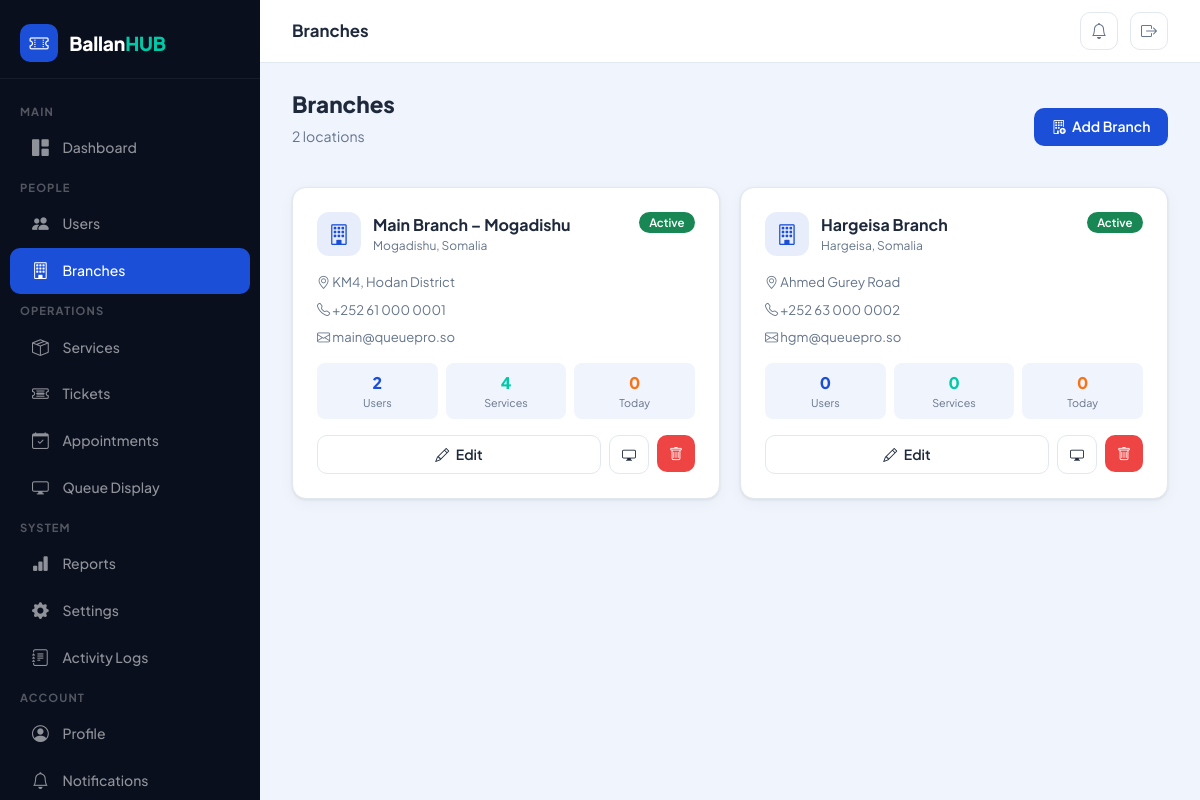
/admin/branches.php (signed in), run on the app's committed database.
### tables this page shows
CREATE TABLE `branches` (
  `id` INT UNSIGNED NOT NULL AUTO_INCREMENT,
  `name` VARCHAR(150) NOT NULL,
  `address` TEXT,
  `phone` VARCHAR(30),
  `email` VARCHAR(150),
  `city` VARCHAR(100),
  `country` VARCHAR(100) DEFAULT 'Somalia',
  `status` ENUM('active','inactive') DEFAULT 'active',
  `created_at` TIMESTAMP DEFAULT CURRENT_TIMESTAMP,
  `updated_at` TIMESTAMP DEFAULT CURRENT_TIMESTAMP ON UPDATE CURRENT_TIMESTAMP,
  PRIMARY KEY (`id`),
  INDEX `idx_status` (`status`)
);

### admin/branches.php (the view, shortened to what this page needs)
<?php
$pdo = db();
$branches = $pdo->query(
    "SELECT b.*,
            (SELECT COUNT(*) FROM users u WHERE u.branch_id=b.id) AS user_count,
            (SELECT COUNT(*) FROM services s WHERE s.branch_id=b.id AND s.status='active') AS service_count,
            (SELECT COUNT(*) FROM tickets t WHERE t.branch_id=b.id AND DATE(t.created_at)=CURDATE()) AS today_tickets
     FROM branches b ORDER BY b.id"
)->fetchAll();
require_once __DIR__ . '/../views/partials/header.php';
?>
<div style="display:flex;align-items:center;justify-content:space-between;margin-bottom:1.5rem">
  <div>
    <h1 style="font-size:1.4rem;font-weight:800">Branches</h1>
    <p style="color:var(--muted);font-size:.88rem"><?= count($branches) ?> locations</p>
  </div>
  <button class="btn-brand" data-bs-toggle="modal" data-bs-target="#branchModal" onclick="resetForm()">
    <i class="bi bi-building-add"></i> Add Branch
  </button>
</div>
<div style="display:grid;grid-template-columns:repeat(auto-fill,minmax(300px,1fr));gap:1.25rem">
  <?php foreach ($branches as $b): ?>
  <div class="panel" style="margin-bottom:0">
    <div class="panel-body">
      <div style="display:flex;align-items:flex-start;justify-content:space-between;margin-bottom:1rem">
        <div style="display:flex;align-items:center;gap:.75rem">
          <div style="width:44px;height:44px;background:rgba(27,79,216,.1);border-radius:12px;
                      display:grid;place-items:center;font-size:1.3rem;color:var(--brand)">
            <i class="bi bi-building"></i>
          </div>
          <div>
            <div style="font-weight:700"><?= e($b['name']) ?></div>
            <div style="font-size:.75rem;color:var(--muted)"><?= e($b['city']) ?>, <?= e($b['country']) ?></div>
          </div>
        </div>
        <?= statusBadge($b['status']) ?>
      </div>
      <?php if ($b['address']): ?>
      <div style="font-size:.82rem;color:var(--muted);margin-bottom:.5rem">
        <i class="bi bi-geo-alt"></i> <?= e($b['address']) ?>
      </div>
      <?php endif; ?>
      <?php if ($b['phone']): ?>
      <div style="font-size:.82rem;color:var(--muted);margin-bottom:.5rem">
        <i class="bi bi-telephone"></i> <?= e($b['phone']) ?>
      </div>
      <?php endif; ?>
      <?php if ($b['email']): ?>
      <div style="font-size:.82rem;color:var(--muted);margin-bottom:1rem">
        <i class="bi bi-envelope"></i> <?= e($b['email']) ?>
      </div>
      <?php endif; ?>
      <div style="display:grid;grid-template-columns:repeat(3,1fr);gap:.5rem;margin-bottom:1rem">
        <div style="text-align:center;background:var(--bg);border-radius:8px;padding:.5rem">
          <div style="font-weight:800;color:var(--brand)"><?= $b['user_count'] ?></div>
          <div style="font-size:.67rem;color:var(--muted)">Users</div>
        </div>
        <div style="text-align:center;background:var(--bg);border-radius:8px;padding:.5rem">
          <div style="font-weight:800;color:var(--accent)"><?= $b['service_count'] ?></div>
          <div style="font-size:.67rem;color:var(--muted)">Services</div>
        </div>
        <div style="text-align:center;background:var(--bg);border-radius:8px;padding:.5rem">
          <div style="font-weight:800;color:#f97316"><?= $b['today_tickets'] ?></div>
          <div style="font-size:.67rem;color:var(--muted)">Today</div>
        </div>
      </div>
      <div style="display:flex;gap:.5rem">
        <button class="btn-ghost" style="flex:1;justify-content:center"
                onclick='openEdit(<?= htmlspecialchars(json_encode($b), ENT_QUOTES) ?>)'>
          <i class="bi bi-pencil"></i> Edit
        </button>
        <a href="queue-display.php?branch=<?= $b['id'] ?>" class="btn-ghost" target="_blank"
           style="padding:.5rem .75rem" title="Live Display">
          <i class="bi bi-display"></i>
        </a>
        <form method="POST" onsubmit="return confirm('Delete branch and all its data?')">
          <button type="submit" class="btn-danger" style="padding:.5rem .75rem"><i class="bi bi-trash"></i></button>
        </form>
      </div>
    </div>
  </div>
  <?php endforeach; ?>
</div>
<?php
require_once __DIR__ . '/../views/partials/footer.php';
?>

### helpers/functions.php (shortened to what this page needs)
<?php
function e(mixed $value): string {
    return htmlspecialchars((string)$value, ENT_QUOTES | ENT_SUBSTITUTE, 'UTF-8');
}
function statusBadge(string $status): string {
    $map = [
        'waiting'     => ['bg-warning text-dark', 'Waiting'],
        'called'      => ['bg-info text-dark',    'Called'],
        'in_progress' => ['bg-primary',           'In Progress'],
        'completed'   => ['bg-success',           'Completed'],
        'cancelled'   => ['bg-danger',            'Cancelled'],
        'no_show'     => ['bg-secondary',         'No Show'],
        'pending'     => ['bg-warning text-dark', 'Pending'],
        'confirmed'   => ['bg-success',           'Confirmed'],
        'rescheduled' => ['bg-info text-dark',    'Rescheduled'],
        'active'      => ['bg-success',           'Active'],
        'inactive'    => ['bg-secondary',         'Inactive'],
        'blocked'     => ['bg-danger',            'Blocked'],
    ];
    [$cls, $label] = $map[$status] ?? ['bg-secondary', ucfirst($status)];
    return '<span class="badge ' . $cls . '">' . $label . '</span>';
}

### views/partials/header.php (style rules this page uses)
:root { --brand: #1B4FD8; --brand-dk: #1239a3; --brand-lt: #dbeafe; --accent: #00C9A7; --danger: #ef4444; --warning: #f59e0b; --success: #10b981; --bg: #F0F4FD; --surface: #FFFFFF; --sidebar-bg: #0A0F1E; --sidebar-w: 260px; --text: #1e293b; --muted: #64748b; --border: #e2e8f0; --radius: 14px; --shadow: 0 1px 3px rgba(0,0,0,.08), 0 4px 16px rgba(0,0,0,.04); }
*, *::before, *::after { box-sizing: border-box; }
body { font-family: 'Plus Jakarta Sans', sans-serif; background: var(--bg); color: var(--text); margin: 0; display: flex; }
.panel { background: var(--surface); border-radius: var(--radius); border: 1px solid var(--border); box-shadow: var(--shadow); margin-bottom: 1.5rem; }
.panel-body { padding: 1.5rem; }
.btn-brand { background: var(--brand); color: #fff; border: none; border-radius: 10px; font-family: inherit; font-weight: 600; font-size: .875rem; padding: .55rem 1.1rem; cursor: pointer; transition: background .2s; display: inline-flex; align-items: center; gap: .4rem; text-decoration: none; }
.btn-ghost { background: none; border: 1.5px solid var(--border); border-radius: 10px; font-family: inherit; font-weight: 600; font-size: .875rem; padding: .5rem 1rem; cursor: pointer; color: var(--text); transition: border-color .2s; display: inline-flex; align-items: center; gap: .4rem; text-decoration: none; }
.btn-danger { background: var(--danger); color: #fff; border: none; border-radius: 10px; font-family:inherit;font-weight:600;font-size:.875rem;padding:.5rem 1rem; cursor:pointer; }
.badge { font-size: .72rem; font-weight: 600; padding: .3rem .65rem; border-radius: 20px; white-space: nowrap; }

### data on the page
branches: name "Main Branch – Mogadishu", city "Mogadishu", country "Somalia", address "KM4, Hodan District", phone "+252 61 000 0001", email "main@queuepro.so", user_count "2", service_count "4", today_tickets "0"
branches: name "Hargeisa Branch", city "Hargeisa", country "Somalia", address "Ahmed Gurey Road", phone "+252 63 000 0002", email "hgm@queuepro.so", user_count "0", service_count "0", today_tickets "0"

### other printed values
$pageTitle "Branches"
count($branches) "2"
